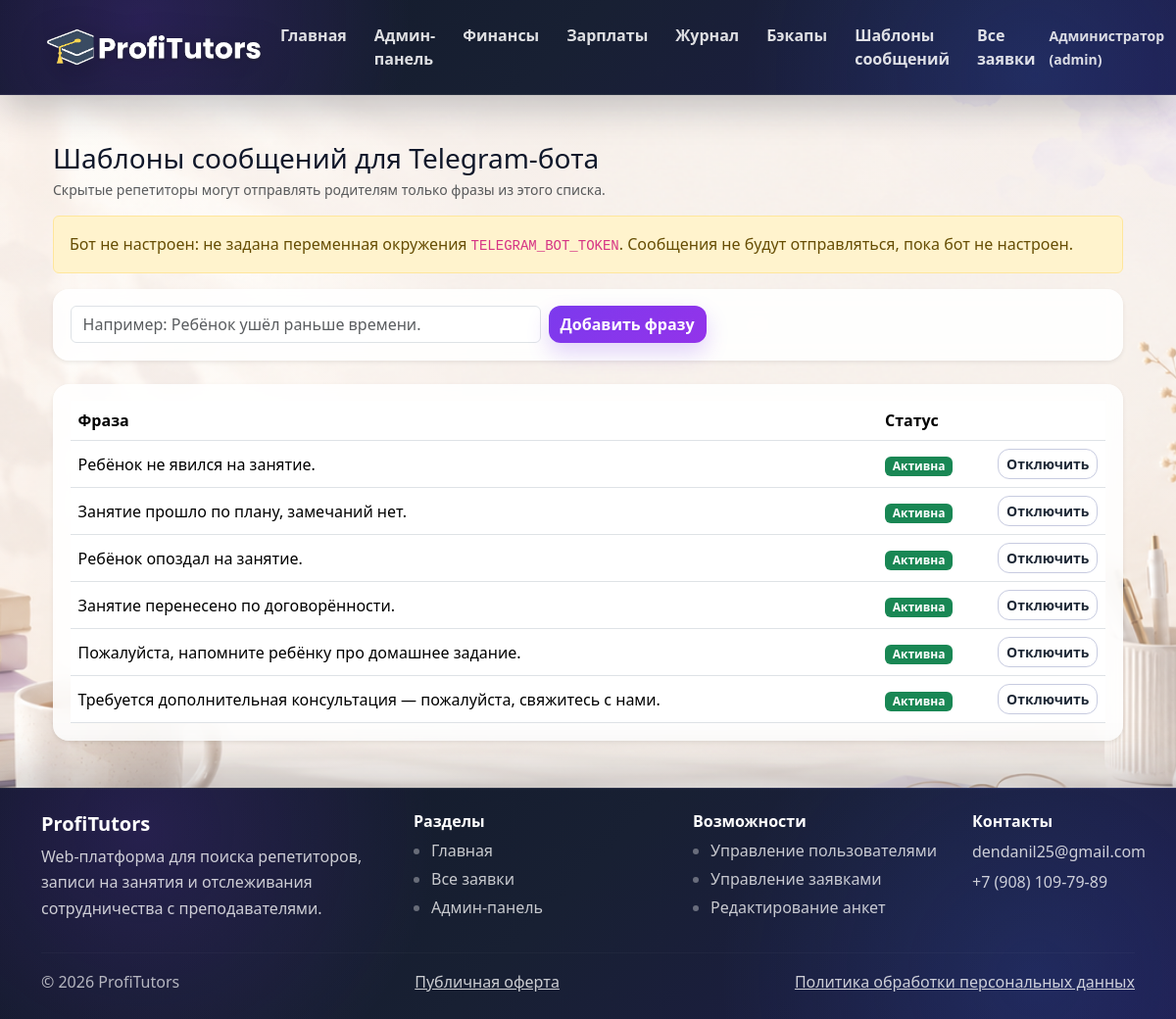
The page /admin/message-templates (signed in) on the database its author committed.
### app.py (models this page shows)
class User(db.Model):
    __tablename__ = "users"
    id = db.Column(db.Integer, primary_key=True)
    name = db.Column(db.String(120), nullable=False)
    email = db.Column(db.String(180), nullable=False, unique=True)
    password_hash = db.Column(db.String(255), nullable=False)
    role = db.Column(db.String(20), nullable=False)
    tutor_status = db.Column(db.String(20), default="approved")
    can_edit_profile = db.Column(db.Boolean, default=True)
    can_receive_bookings = db.Column(db.Boolean, default=True)
    can_be_visible = db.Column(db.Boolean, default=True)
    is_hidden = db.Column(db.Boolean, default=False)
    admin_owner_id = db.Column(db.Integer, db.ForeignKey("users.id"), nullable=True)
    admin_owner_key = db.Column(db.String(20), nullable=True)
    telegram_chat_id = db.Column(db.String(40), nullable=True)
    telegram_link_code = db.Column(db.String(20), nullable=True, unique=True)
    email_verified = db.Column(db.Boolean, default=True)
    email_verification_code = db.Column(db.String(10), nullable=True)
    email_verification_expires = db.Column(db.DateTime, nullable=True)
    email_verification_sent_at = db.Column(db.DateTime, nullable=True)
    offer_accepted_at = db.Column(db.DateTime, nullable=True)
    pdn_consent_at = db.Column(db.DateTime, nullable=True)
    created_at = db.Column(db.DateTime, default=datetime.utcnow)
    tutor_profile = db.relationship(
        "TutorProfile",
        back_populates="user",
        uselist=False,
        cascade="all, delete-orphan",
    )

class MessageTemplate(db.Model):
    __tablename__ = "message_templates"
    id = db.Column(db.Integer, primary_key=True)
    text = db.Column(db.String(300), nullable=False)
    is_active = db.Column(db.Boolean, default=True)
    sort_order = db.Column(db.Integer, default=0)
    created_at = db.Column(db.DateTime, default=datetime.utcnow)

### app.py (the view, shortened to what this page needs)
@app.route("/admin/message-templates", methods=["GET", "POST"])
@login_required
@role_required("admin")
def admin_message_templates():
    templates = MessageTemplate.query.order_by(MessageTemplate.sort_order).all()
    return render_template(
        "admin_message_templates.html",
        title="Шаблоны сообщений",
        templates=templates,
        bot_configured=telegram_is_configured(),
        bot_username=TELEGRAM_BOT_USERNAME,
    )

### app.py (called while the page is built, shortened)
@app.context_processor
def inject_csrf_field():
    def csrf_field():
        return Markup(f'<input type="hidden" name="csrf_token" value="{generate_csrf()}">')
    return dict(csrf_field=csrf_field)

def ensure_daily_backup() -> None:
    global _backup_checked_date
    today = date.today()
    if _backup_checked_date == today:
        return

def telegram_is_configured() -> bool:
    return bool(TELEGRAM_BOT_TOKEN)

@app.context_processor
def report_template_helpers():
    return {
        "format_week_period": format_week_period,
        "payment_status_label": payment_status_label,
        "payment_status_badge": payment_status_badge,
        "payment_status_label_for_week": payment_status_label_for_week,
        "payment_status_badge_for_week": payment_status_badge_for_week,
        "report_is_published": report_is_published,
        "format_number": format_number,
        "format_money": format_money,
        "get_week_finance": get_week_finance,
        "get_parent_hour_price": get_parent_hour_price,
        "get_hidden_hour_rate": get_hidden_hour_rate,
        "hidden_rate_label": hidden_rate_label,
        "get_hidden_tutor_rate": get_hidden_tutor_rate,
    }

def current_user() -> Optional[User]:
    user_id = session.get("user_id")
    if not user_id:
        return None
    return db.session.get(User, user_id)

def get_nav_notification_counts(user: Optional[User]) -> dict:
    counts = {
        "parent_lessons": 0,
        "visible_reports": 0,
        "hidden_reports": 0,
    }
    if not user:
        return counts
    try:
        notifications = Notification.query.filter_by(
            user_id=user.id,
            is_read=False,
        ).all()
        for notification in notifications:
            group = notification_group(notification.type)
            if group in counts:
                counts[group] += 1
    except Exception:
        return counts
    return counts

@app.context_processor
def inject_user():
    user = current_user()
    return {
        "user": user,
        "nav_notifications": get_nav_notification_counts(user),
    }

def login_required(view):
    @wraps(view)
    def wrapped(*args, **kwargs):
        if not current_user():
            flash("Нужно войти в систему.", "warning")
            return redirect(url_for("login"))
        return view(*args, **kwargs)
    return wrapped

@app.before_request
def _daily_backup_hook():
    ensure_daily_backup()

### templates/admin_message_templates.html (shortened to what this page needs)
{% extends "base.html" %}
{% block content %}
<div class="container py-4">
  <h3 class="mb-1">Шаблоны сообщений для Telegram-бота</h3>
  <div class="text-muted small mb-3">
    Скрытые репетиторы могут отправлять родителям только фразы из этого списка.
  </div>
  {% if not bot_configured %}
    <div class="alert alert-warning">
      Бот не настроен: не задана переменная окружения <code>TELEGRAM_BOT_TOKEN</code>.
      Сообщения не будут отправляться, пока бот не настроен.
    </div>
  {% else %}
    <div class="alert alert-light border">
      Бот настроен{% if bot_username %} (@{{ bot_username }}){% endif %}. Родители привязывают
      аккаунт на странице «Telegram» в своём кабинете.
    </div>
  {% endif %}
  <div class="card rounded-4 shadow-sm border-0 mb-4">
    <div class="card-body">
      <form method="post" class="d-flex gap-2 flex-wrap">
        <input type="text" name="text" class="form-control" style="max-width: 480px;"
               maxlength="300" placeholder="Например: Ребёнок ушёл раньше времени." required>
        <button type="submit" class="btn btn-primary">Добавить фразу</button>
      </form>
    </div>
  </div>
  <div class="card rounded-4 shadow-sm border-0">
    <div class="card-body">
      {% if templates %}
        <div class="table-responsive">
          <table class="table align-middle mb-0">
            <thead>
              <tr>
                <th>Фраза</th>
                <th>Статус</th>
                <th style="width: 1%; white-space: nowrap;"></th>
              </tr>
            </thead>
            <tbody>
              {% for template in templates %}
                <tr>
                  <td>{{ template.text }}</td>
                  <td>
                    {% if template.is_active %}
                      <span class="badge bg-success">Активна</span>
                    {% else %}
                      <span class="badge bg-secondary">Отключена</span>
                    {% endif %}
                  </td>
                  <td>
                    <form method="post" action="{{ url_for('admin_toggle_message_template', template_id=template.id) }}">
                      <button type="submit" class="btn btn-sm btn-outline-secondary">
                        {% if template.is_active %}Отключить{% else %}Включить{% endif %}
                      </button>
                    </form>
                  </td>
                </tr>
              {% endfor %}
            </tbody>
          </table>
        </div>
      {% else %}
        <div class="alert alert-light border mb-0">Фраз пока нет.</div>
      {% endif %}
    </div>
  </div>
</div>
{% endblock %}

### templates/base.html (shortened to what this page needs)
<!doctype html>
<html lang="ru">
<head>
  <link href="https://cdn.jsdelivr.net/npm/bootstrap@5.3.3/dist/css/bootstrap.min.css" rel="stylesheet">
  <link rel="stylesheet" href="{{ url_for('static', filename='css/styles.css') }}">
</head>
<body class="d-flex flex-column min-vh-100">
<nav class="navbar navbar-expand-lg navbar-dark">
  <div class="container">
    <a href="{{ url_for('index') }}" class="navbar-brand logo-link">
      <img
        src="{{ url_for('static', filename='img/logo.png') }}"
        alt="ProfiTutors"
        width="230"
        height="230"
        style="object-fit: contain; display:block;"
      >
    </a>
    <div class="collapse navbar-collapse" id="nav">
      <ul class="navbar-nav me-auto">
        <li class="nav-item">
          <a class="nav-link text-light" href="{{ url_for('index') }}">
            Главная
          </a>
        </li>
        {% if user and user.role == "admin" %}
          <li class="nav-item">
            <a class="nav-link text-light" href="{{ url_for('admin') }}">
              Админ-панель
            </a>
          </li>
          <li class="nav-item">
            <a class="nav-link text-light" href="{{ url_for('admin_finance') }}">
              Финансы
            </a>
          </li>
          <li class="nav-item">
            <a class="nav-link text-light" href="{{ url_for('admin_payroll') }}">
              Зарплаты
            </a>
          </li>
          <li class="nav-item">
            <a class="nav-link text-light" href="{{ url_for('admin_finance_log') }}">
              Журнал
            </a>
          </li>
          <li class="nav-item">
            <a class="nav-link text-light" href="{{ url_for('admin_backups') }}">
              Бэкапы
            </a>
          </li>
          <li class="nav-item">
            <a class="nav-link text-light" href="{{ url_for('admin_message_templates') }}">
              Шаблоны сообщений
            </a>
          </li>
        {% endif %}
        {% if user and user.role == "admin" %}
          <li class="nav-item">
            <a class="nav-link text-light" href="{{ url_for('bookings') }}">
              Все заявки
            </a>
          </li>
        {% elif user and user.role == "tutor" and user.tutor_status == "approved" and user.can_receive_bookings and not user.is_hidden %}
          <li class="nav-item">
            <a class="nav-link text-light" href="{{ url_for('bookings') }}">
              Заявки родителей
            </a>
          </li>
        {% endif %}
      </ul>
      <ul class="navbar-nav align-items-center">
        {% if user %}
          <li class="nav-item me-2">
            <span class="navbar-text text-light small">
              {{ user.name }}
              {% if user.role == "admin" %}
                (admin)
              {% elif user.role == "tutor" %}
                (tutor)
              {% else %}
                (parent)
              {% endif %}
            </span>
          </li>
          {% if user.role == "admin" %}
            <li class="nav-item me-2">
              <a class="nav-link text-light" href="{{ url_for('admin') }}">
              </a>
            </li>
          {% endif %}
        {% endif %}
      </ul>
    </div>
  </div>
</nav>
<main class="container my-4 flex-grow-1">
  {% block content %}{% endblock %}
</main>
<footer class="site-footer mt-auto">
  <div class="container py-4">
    <div class="row g-4">
      <div class="col-md-4">
        <h5 class="footer-title">
          ProfiTutors
        </h5>
        <p class="footer-text">
          Web-платформа для поиска репетиторов,
          записи на занятия и отслеживания
          сотрудничества с преподавателями.
        </p>
      </div>
      <div class="col-md-3">
        <h6 class="footer-title">
          Разделы
        </h6>
        <ul class="footer-links">
          <li>
            <a href="{{ url_for('index') }}">
              Главная
            </a>
          </li>
          {% if user and user.role == "admin" %}
            <li>
              <a href="{{ url_for('bookings') }}">
                Все заявки
              </a>
            </li>
          {% elif user and user.role == "tutor" and user.tutor_status == "approved" and user.can_receive_bookings and not user.is_hidden %}
            <li>
              <a href="{{ url_for('bookings') }}">
                Заявки родителей
              </a>
            </li>
          {% endif %}
          {% if user and user.role == "admin" %}
            <li>
              <a href="{{ url_for('admin') }}">
                Админ-панель
              </a>
            </li>
          {% endif %}
        </ul>
      </div>
      <div class="col-md-3">
        <h6 class="footer-title">
          Возможности
        </h6>
        <ul class="footer-links">
          {% if user and user.role == "admin" %}
            <li>
              <a href="{{ url_for('admin') }}">
                Управление пользователями
              </a>
            </li>
            <li>
              <a href="{{ url_for('admin') }}">
                Управление заявками
              </a>
            </li>
            <li>
              <a href="{{ url_for('admin') }}">
                Редактирование анкет
              </a>
            </li>
          {% endif %}
        </ul>
      </div>
      <div class="col-md-2">
        <h6 class="footer-title">
          Контакты
        </h6>
        <p class="footer-text mb-1">
          dendanil25@gmail.com
        </p>
        <p class="footer-text">
          +7 (908) 109-79-89
        </p>
      </div>
    </div>
    <hr class="footer-line">
    <div class="d-flex flex-column flex-md-row justify-content-between align-items-center gap-2 footer-bottom">
      <span>
        © 2026 ProfiTutors
      </span>
      <a href="{{ url_for('public_offer') }}" class="footer-text">
        Публичная оферта
      </a>
      <a href="{{ url_for('privacy_policy') }}" class="footer-text">
        Политика обработки персональных данных
      </a>
    </div>
  </div>
</footer>
</body>
</html>

### rows shown on the page
User: name "Администратор"
MessageTemplate: text "Ребёнок не явился на занятие.", is_active "Активна"
MessageTemplate: text "Занятие прошло по плану, замечаний нет.", is_active "Активна"
MessageTemplate: text "Ребёнок опоздал на занятие.", is_active "Активна"
MessageTemplate: text "Занятие перенесено по договорённости.", is_active "Активна"
MessageTemplate: text "Пожалуйста, напомните ребёнку про домашнее задание.", is_active "Активна"
MessageTemplate: text "Требуется дополнительная консультация — пожалуйста, свяжитесь с нами.", is_active "Активна"
